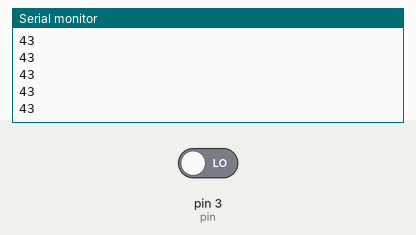
Recording of a sketch running on a simulated Arduino Uno, built with avr-gcc and run on an emulated ATmega328P. On the bench: the last lines printed to the serial monitor. The test bench sets the inputs (shaded band); at power-on: pin 3 (pin) LOW.

Above: at 1.2 s.
1.3 s: pin 3 (pin) driven HIGH
At 2.0 s:
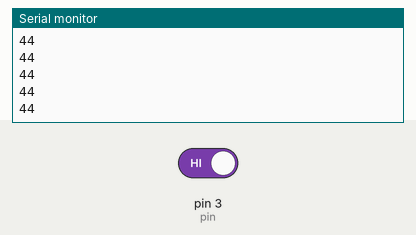
2.8 s: pin 3 (pin) driven LOW
At 3.8 s:
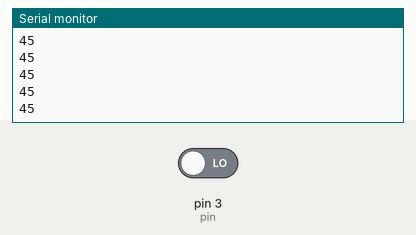
Timing chart, 0 to 5.8 s (numbered marks = the images above; inputs shaded):
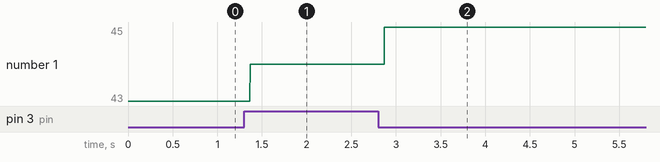

Measured:
- after the input at 1.3 s, the serial monitor: prints a new line after 0.07 s (image 1)
- after the input at 2.8 s, the serial monitor: prints a new line after 0.07 s (image 2)
- plotted number 1: 43 → 44 after the input at 1.3 s, 44 → 45 after the input at 2.8 s

The sketch:

sketch_jun13a.ino
```cpp
#include <SoftwareSerial.h>
int pin = 3;
volatile int state = LOW;
int encoder = 43;

void setup()
{
  pinMode(pin, INPUT);
  attachInterrupt(1, blink, CHANGE   );//FALLING
Serial.begin(9600);
}

void loop()
{
  digitalRead(pin);
 // Serial.println(pin);
  Serial.println(encoder);
 // delay(1000);
}

void blink()
{
 // state = !state;
  encoder = encoder+1;
}
```
